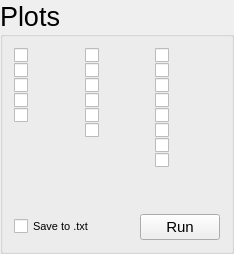
       <widget class="QGroupBox" name="group_Plots">
        <property name="font">
         <font>
          <pointsize>20</pointsize>
         </font>
        </property>
        <property name="title">
         <string>Plots</string>
        </property>
        <layout class="QVBoxLayout" name="verticalLayout">
         <item>
          <layout class="QGridLayout" name="gridLayout">
           <property name="verticalSpacing">
            <number>0</number>
           </property>
           <item row="0" column="0">
            <widget class="QCheckBox" name="checkBox_M_vs_T">
             <property name="toolTip">
              <string>Magnetization as a function of Temperature</string>
             </property>
             <property name="text">
              <string/>
             </property>
             <property name="icon">
              <iconset>
               <normaloff>fig_M_vs_T.png</normaloff>fig_M_vs_T.png</iconset>
             </property>
             <property name="iconSize">
              <size>
               <width>50</width>
               <height>50</height>
              </size>
             </property>
            </widget>
           </item>
           <item row="0" column="1">
            <widget class="QCheckBox" name="checkBox_SM_vs_T">
             <property name="toolTip">
              <string>Magnetic Entropy as a Function of Temperature</string>
             </property>
             <property name="text">
              <string/>
             </property>
             <property name="icon">
              <iconset>
               <normaloff>fig_SM_vs_T.png</normaloff>fig_SM_vs_T.png</iconset>
             </property>
             <property name="iconSize">
              <size>
               <width>60</width>
               <height>60</height>
              </size>
             </property>
            </widget>
           </item>
           <item row="0" column="2">
            <widget class="QCheckBox" name="checkBox_F_vs_T">
             <property name="toolTip">
              <string>Free Energy as a function of Temperature</string>
             </property>
             <property name="text">
              <string/>
             </property>
             <property name="icon">
              <iconset>
               <normaloff>fig_F_vs_T.png</normaloff>fig_F_vs_T.png</iconset>
             </property>
             <property name="iconSize">
              <size>
               <width>45</width>
               <height>45</height>
              </size>
             </property>
            </widget>
           </item>
           <item row="1" column="0">
            <widget class="QCheckBox" name="checkBox_M_vs_B">
             <property name="toolTip">
              <string>Magnetization as a function of Magnetic Field</string>
             </property>
             <property name="text">
              <string/>
             </property>
             <property name="icon">
              <iconset>
               <normaloff>fig_M_vs_B.png</normaloff>fig_M_vs_B.png</iconset>
             </property>
             <property name="iconSize">
              <size>
               <width>50</width>
               <height>50</height>
              </size>
             </property>
            </widget>
           </item>
           <item row="1" column="1">
            <widget class="QCheckBox" name="checkBox_SL_vs_T">
             <property name="toolTip">
              <string>Lattice Entropy as a function of Temperature</string>
             </property>
             <property name="text">
              <string/>
             </property>
             <property name="icon">
              <iconset>
               <normaloff>fig_SL_vs_T.png</normaloff>fig_SL_vs_T.png</iconset>
             </property>
             <property name="iconSize">
              <size>
               <width>50</width>
               <height>50</height>
              </size>
             </property>
            </widget>
           </item>
           <item row="1" column="2">
            <widget class="QCheckBox" name="checkBox_F_vs_B">
             <property name="toolTip">
              <string>Free Energy as a function of Magnetic Field</string>
             </property>
             <property name="text">
              <string/>
             </property>
             <property name="icon">
              <iconset>
               <normaloff>fig_F_vs_B.png</normaloff>fig_F_vs_B.png</iconset>
             </property>
             <property name="iconSize">
              <size>
               <width>45</width>
               <height>45</height>
              </size>
             </property>
            </widget>
           </item>
           <item row="2" column="0">
            <widget class="QCheckBox" name="checkBox_M_vs_TB">
             <property name="toolTip">
              <string>Magnetization as a function of Temperature and Magnetic Field</string>
             </property>
             <property name="text">
              <string/>
             </property>
             <property name="icon">
              <iconset>
               <normaloff>fig_M_vs_TB.png</normaloff>fig_M_vs_TB.png</iconset>
             </property>
             <property name="iconSize">
              <size>
               <width>70</width>
               <height>70</height>
              </size>
             </property>
            </widget>
           </item>
           <item row="2" column="1">
            <widget class="QCheckBox" name="checkBox_Stot_vs_T">
             <property name="toolTip">
              <string>Total Entropy as a function of Temperature</string>
             </property>
             <property name="text">
              <string/>
             </property>
             <property name="icon">
              <iconset>
               <normaloff>fig_Stot_vs_T.png</normaloff>fig_Stot_vs_T.png</iconset>
             </property>
             <property name="iconSize">
              <size>
               <width>60</width>
               <height>60</height>
              </size>
             </property>
            </widget>
           </item>
           <item row="2" column="2">
            <widget class="QCheckBox" name="checkBox_Ts_vs_B">
             <property name="toolTip">
              <string>Transition Temperature as a function of Magnetic Field</string>
             </property>
             <property name="text">
              <string/>
             </property>
             <property name="icon">
              <iconset>
               <normaloff>fig_Ts_vs_B.png</normaloff>fig_Ts_vs_B.png</iconset>
             </property>
             <property name="iconSize">
              <size>
               <width>55</width>
               <height>55</height>
              </size>
             </property>
            </widget>
           </item>
           <item row="3" column="0">
            <widget class="QCheckBox" name="checkBox_U_vs_T">
             <property name="toolTip">
              <string>Internal Energy as a function of Temperature</string>
             </property>
             <property name="text">
              <string/>
             </property>
             <property name="icon">
              <iconset>
               <normaloff>fig_U_vs_T.png</normaloff>fig_U_vs_T.png</iconset>
             </property>
             <property name="iconSize">
              <size>
               <width>40</width>
               <height>40</height>
              </size>
             </property>
            </widget>
           </item>
           <item row="3" column="1">
            <widget class="QCheckBox" name="checkBox_DeltaS_vs_T">
             <property name="toolTip">
              <string>Entropy change as a function of Temperature</string>
             </property>
             <property name="text">
              <string/>
             </property>
             <property name="icon">
              <iconset>
               <normaloff>fig_DeltaS_vs_T.png</normaloff>fig_DeltaS_vs_T.png</iconset>
             </property>
             <property name="iconSize">
              <size>
               <width>50</width>
               <height>50</height>
              </size>
             </property>
            </widget>
           </item>
           <item row="3" column="2">
            <widget class="QCheckBox" name="checkBox_FM_vs_T">
             <property name="toolTip">
              <string>Magnetic Free Energy as a function of Temperature</string>
             </property>
             <property name="text">
              <string/>
             </property>
             <property name="icon">
              <iconset>
               <normaloff>fig_FM_vs_T.png</normaloff>fig_FM_vs_T.png</iconset>
             </property>
             <property name="iconSize">
              <size>
               <width>60</width>
               <height>60</height>
              </size>
             </property>
            </widget>
           </item>
           <item row="4" column="0">
            <widget class="QCheckBox" name="checkBox_Mhys_vs_TB">
             <property name="toolTip">
              <string>Magnetic hysteresis as a function of Temperature and Magnetic Field</string>
             </property>
             <property name="text">
              <string/>
             </property>
             <property name="icon">
              <iconset>
               <normaloff>fig_Mhys_vs_T.png</normaloff>fig_Mhys_vs_T.png</iconset>
             </property>
             <property name="iconSize">
              <size>
               <width>70</width>
               <height>70</height>
              </size>
             </property>
            </widget>
           </item>
           <item row="4" column="1">
            <widget class="QCheckBox" name="checkBox_maxDeltaS_vs_B">
             <property name="toolTip">
              <string>Maximum Entropy Variation as a function of Magnetic Field</string>
             </property>
             <property name="text">
              <string/>
             </property>
             <property name="icon">
              <iconset>
               <normaloff>fig_maxDeltaS_vs_T.png</normaloff>fig_maxDeltaS_vs_T.png</iconset>
             </property>
             <property name="iconSize">
              <size>
               <width>110</width>
               <height>110</height>
              </size>
             </property>
            </widget>
           </item>
           <item row="4" column="2">
            <widget class="QCheckBox" name="checkBox_FM_vs_M">
             <property name="toolTip">
              <string>Magnetic Free Energy as a function of Reduced Magnetization</string>
             </property>
             <property name="text">
              <string/>
             </property>
             <property name="icon">
              <iconset>
               <normaloff>fig_FM_vs_sigma.png</normaloff>fig_FM_vs_sigma.png</iconset>
             </property>
             <property name="iconSize">
              <size>
               <width>60</width>
               <height>60</height>
              </size>
             </property>
            </widget>
           </item>
           <item row="5" column="1">
            <widget class="QCheckBox" name="checkBox_SM_vs_M">
             <property name="toolTip">
              <string>Magnetic Entropy as a function of Reduced Magnetization</string>
             </property>
             <property name="text">
              <string/>
             </property>
             <property name="icon">
              <iconset>
               <normaloff>fig_SM_vs_sigma.png</normaloff>fig_SM_vs_sigma.png</iconset>
             </property>
             <property name="iconSize">
              <size>
               <width>50</width>
               <height>50</height>
              </size>
             </property>
            </widget>
           </item>
           <item row="5" column="2">
            <widget class="QCheckBox" name="checkBox_FL_vs_T">
             <property name="toolTip">
              <string>Lattice Free Energy as a function of Temperature</string>
             </property>
             <property name="text">
              <string/>
             </property>
             <property name="icon">
              <iconset>
               <normaloff>fig_FL_vs_T.png</normaloff>fig_FL_vs_T.png</iconset>
             </property>
             <property name="iconSize">
              <size>
               <width>50</width>
               <height>50</height>
              </size>
             </property>
            </widget>
           </item>
           <item row="6" column="2">
            <widget class="QCheckBox" name="checkBox_Ftot_vs_M">
             <property name="toolTip">
              <string>Free Energy as a function of Reduced Magnetization</string>
             </property>
             <property name="text">
              <string/>
             </property>
             <property name="icon">
              <iconset>
               <normaloff>fig_Ftot_vs_sigma.png</normaloff>fig_Ftot_vs_sigma.png</iconset>
             </property>
             <property name="iconSize">
              <size>
               <width>60</width>
               <height>60</height>
              </size>
             </property>
            </widget>
           </item>
           <item row="7" column="2">
            <widget class="QCheckBox" name="checkBox_Ftotheatcool_vs_TB">
             <property name="toolTip">
              <string>Free Energy on Heating and Cooling as a function of Temperature and Magnetic Field</string>
             </property>
             <property name="text">
              <string/>
             </property>
             <property name="icon">
              <iconset>
               <normaloff>fig_Ftotheatcool_vs_TB.png</normaloff>fig_Ftotheatcool_vs_TB.png</iconset>
             </property>
             <property name="iconSize">
              <size>
               <width>120</width>
               <height>120</height>
              </size>
             </property>
            </widget>
           </item>
          </layout>
         </item>
         <item>
          <spacer name="verticalSpacer">
           <property name="orientation">
            <enum>Qt::Vertical</enum>
           </property>
           <property name="sizeHint" stdset="0">
            <size>
             <width>20</width>
             <height>40</height>
            </size>
           </property>
          </spacer>
         </item>
         <item>
          <layout class="QHBoxLayout" name="horizontalLayout_18">
           <item>
            <widget class="QCheckBox" name="checkBox_Savetxt">
             <property name="font">
              <font>
               <pointsize>8</pointsize>
              </font>
             </property>
             <property name="toolTip">
              <string>Save to a .txt file</string>
             </property>
             <property name="text">
              <string>Save to .txt</string>
             </property>
             <property name="iconSize">
              <size>
               <width>16</width>
               <height>16</height>
              </size>
             </property>
            </widget>
           </item>
           <item>
            <spacer name="horizontalSpacer_20">
             <property name="orientation">
              <enum>Qt::Horizontal</enum>
             </property>
             <property name="sizeHint" stdset="0">
              <size>
               <width>40</width>
               <height>20</height>
              </size>
             </property>
            </spacer>
           </item>
           <item>
            <widget class="QPushButton" name="pushButton_Run">
             <property name="font">
              <font>
               <pointsize>11</pointsize>
              </font>
             </property>
             <property name="toolTip">
              <string>Run Plots</string>
             </property>
             <property name="text">
              <string>Run</string>
             </property>
            </widget>
           </item>
          </layout>
         </item>
        </layout>
       </widget>
